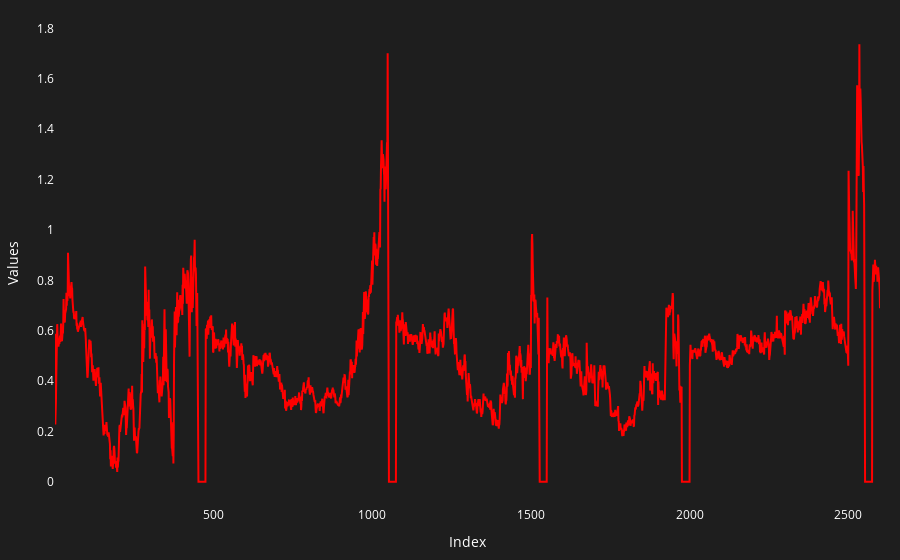

Notebook code for this chart:
### Code cell
fig_ic = Plot.plot_df(index.df_futures, 'ic')
fig_ic.show()
Plot.save_plot(fig_ic, f'PLOT_ic_for_{strategy_desc}.html')

### Figure 1 — Plotly figure (JSON) as saved in the notebook; plotly's stock layout.template omitted (floating-point values rounded to 4 significant figures; data arrays with more than 128 entries replaced by an {"elided": "..."} marker saying what was removed)
{"data": [{"hoverinfo": "text", "hovertext": {"elided": "2600 str values"}, "line": {"color": "red"}, "mode": "lines", "name": "ic", "type": "scatter", "x": {"elided": "2600 int values"}, "y": {"elided": "2600 float values"}}], "layout": {"font": {"color": "white"}, "hovermode": "x", "margin": {"b": 20, "l": 20, "r": 20, "t": 20}, "paper_bgcolor": "rgba(30, 30, 30, 1)", "plot_bgcolor": "rgba(30, 30, 30, 1)", "title": {"text": ""}, "xaxis": {"color": "white", "showgrid": false, "title": {"text": "Index"}, "zeroline": false}, "yaxis": {"color": "white", "showgrid": false, "title": {"text": "Values"}, "zeroline": false}}}
